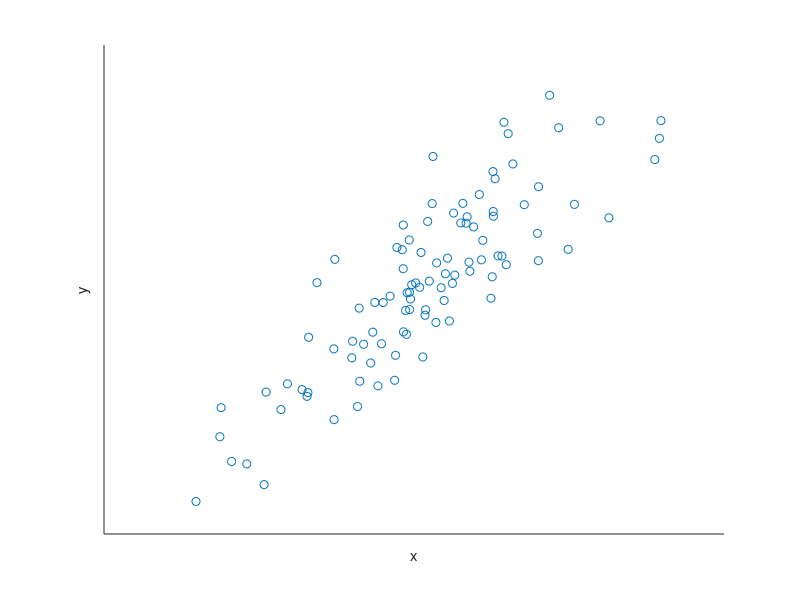
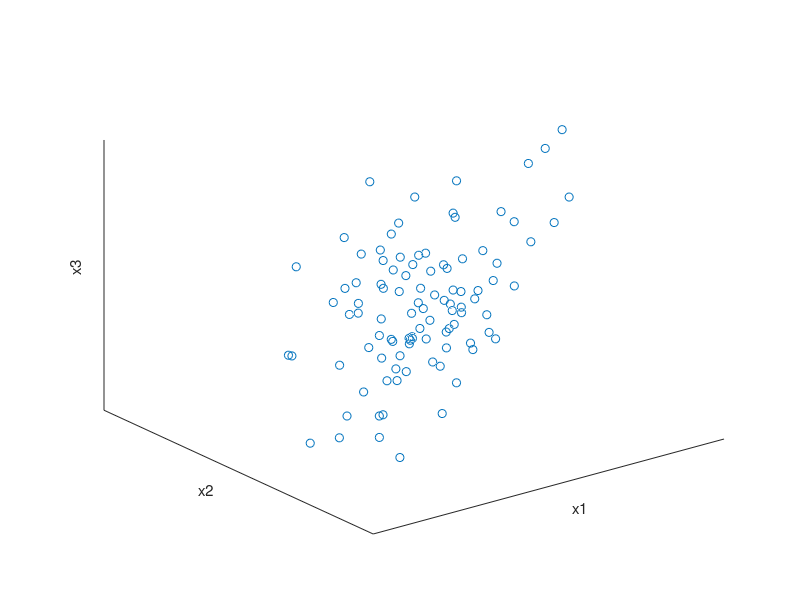

Reproduce these figures in MATLAB, in order. (Note: this script raises an error after producing the figures.)
%Multivariate simulations: mvnrnd.m

%2-D data
mu = [2 3];
sigma = [1 1.5; 1.5 3];
rng default  % For reproducibility
R = mvnrnd(mu,sigma,100);
figure
plot(R(:,1),R(:,2),'o');
xlabel('x');
ylabel('y');
set(gca,'xTick',[],'yTick',[]);
box off;
% %lsFitting
% [beta,R2,nrmse,yhat] = lsFitting(R(:,1),R(:,2));
% hold on;
% plot(R(:,1),yhat,'r-');
% text(0.1,0.9,['R^{2}=',num2str(R2,'%1.2f')],'Units','normalized')
% text(0.1,0.8,['NRMSE=',num2str(100*nrmse,'%2.1f'),'%'],'Units','normalized')

%3-D data 
mu = [2 3 1];
sigma = [1 0.5 2;0.5 3 0;2 0 5]; %[vec,val] =eig(sigma)
rng default  % For reproducibility
R = mvnrnd(mu,sigma,100);
figure
plot3(R(:,1),R(:,2),R(:,3),'o');
xlabel('x1');
ylabel('x2');
zlabel('x3');
set(gca,'xTick',[],'yTick',[],'zTick',[]);
box off;

%% ED vs MD 
mu = [0 0];
sigma = [1 0.8; 0.8 1];
rng default  % For reproducibility
R = mvnrnd(mu,sigma,200);
% figure
% plot(R(:,1),R(:,2),'o');
% xlabel('x1');
% ylabel('x2');
% set(gca,'xTick',[],'yTick',[]);
% box off;

%MD ellipse
md_cutoff = 3;
drawMDellipse(R,md_cutoff,'dispOutliers',0);
%ED circle
data_center = mean(R);
hold on;
rectangle('Position',[data_center-md_cutoff,2*md_cutoff,2*md_cutoff],'Curvature',[1,1],'EdgeColor','g');
xlabel('x1'); ylabel('x2');
set(gca,'xTick',[],'yTick',[]);
box off;

%% PCA applications
%1) dimension reduction for 2-D visualization
mu1 = [0.5 3 5];
sigma1 = [1 0.6 0.8;0.6 3 0.6;0.8 0.6 1]; %[vec,val] =eig(sigma1)
mu2 = [2 6 10];
sigma2 = [1 0.9 0.8;0.9 3 0.7;0.8 0.7 3]; %[vec,val] =eig(sigma2)
rng default  % For reproducibility
R1 = mvnrnd(mu1,sigma1,50);
R2 = mvnrnd(mu2,sigma2,50);
figure
plot3(R1(:,1),R1(:,2),R1(:,3),'bo'); hold on;
plot3(R2(:,1),R2(:,2),R2(:,3),'ro');
xlabel('x1');
ylabel('x2');
zlabel('x3');
set(gca,'xTick',[],'yTick',[],'zTick',[]);

%mixed together
R = cat(1,R1,R2); 
[~,T,~] = pca(R); %cumsum(L)/sum(L);
figure;
plot(T(1:50,1),T(1:50,2),'bo'); hold on;
plot(T(51:100,1),T(51:100,2),'ro'); 
xlabel('PC1');
ylabel('PC2');

%3) data diagnostics 
mu3 = [2 0 1];
sigma3 = [1 -0.5 0;-0.5 2 -0.6;0 -0.6 1]; %[vec,val] =eig(sigma1)
rng default  % For reproducibility
R3 = mvnrnd(mu3,sigma3,100);
figure
plot3(R3(:,1),R3(:,2),R3(:,3),'o'); hold on;
xlabel('x1');
ylabel('x2');
zlabel('x3');
set(gca,'xTick',[],'yTick',[],'zTick',[]);
%pca
[~,T,~] = pca(R3); %cumsum(L)/sum(L);
% figure;
% plot(T(:,1),T(:,2),'bo'); hold on;
% xlabel('PC1');
% ylabel('PC2');
%draw an error ellipse
drawMDellipse(T(:,1:2),sqrt(chi2inv(0.975,2)),'dispOutliers',1);
xlabel('PC1');
ylabel('PC2');

%calculation of score distance
sd = zeros(size(R3,1),1);
for ii = 1:length(sd)
    d = 0;
    for k = 1:2 %two PCs 
        d = d + T(ii,k)^2/L(k);
    end
    sd(ii) = sqrt(d);
end
dataIdx = 1:length(sd);
figure;
plot(dataIdx,sd,'o');
xlabel('Data points');
ylabel('Score distance');
set(gca,'xtick',[]);
hold on; 
plot(sqrt(chi2inv(0.975,2))*ones(size(sd)),'r--');
outIdx = sd>sqrt(chi2inv(0.975,2));
plot(dataIdx(outIdx),sd(outIdx),'r.');

